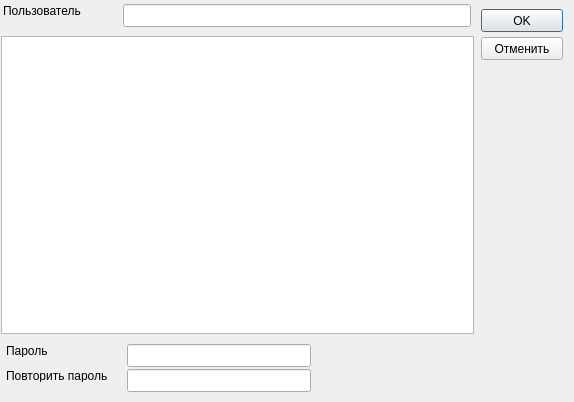
<?xml version="1.0" encoding="UTF-8"?><ui version="4.0"><class>Ch_password_right_newDialog</class>
<widget class="QDialog">
<property name="geometry">
    <rect>
     <x>0</x>
     <y>0</y>
     <width>574</width>
     <height>402</height>
    </rect>
   </property>
<property name="windowTitle"><string>Ввод пароля</string></property>
<widget class="QListWidget" name="lstb_Filtr">
<property name="geometry">
    <rect>
     <x>1</x>
     <y>36</y>
     <width>473</width>
     <height>298</height>
    </rect>
   </property>
</widget>
<widget class="QPushButton" name="push_Ok">
<property name="geometry">
    <rect>
     <x>481</x>
     <y>9</y>
     <width>82</width>
     <height>23</height>
    </rect>
   </property>
<property name="text"><string>OK</string></property>
</widget>
<widget class="QPushButton" name="push_Cancel">
<property name="geometry">
    <rect>
     <x>481</x>
     <y>37</y>
     <width>82</width>
     <height>23</height>
    </rect>
   </property>
<property name="text"><string>Отменить</string></property>
</widget>
<widget class="QLabel" name="label_Static1">
<property name="geometry">
    <rect>
     <x>3</x>
     <y>4</y>
     <width>82</width>
     <height>13</height>
    </rect>
   </property>
<property name="text"><string>Пользователь</string></property>
</widget>
<widget class="QLineEdit" name="edit_User">
<property name="geometry">
    <rect>
     <x>123</x>
     <y>4</y>
     <width>348</width>
     <height>23</height>
    </rect>
   </property>
</widget>
<widget class="QLabel" name="label_Static2">
<property name="geometry">
    <rect>
     <x>6</x>
     <y>344</y>
     <width>42</width>
     <height>13</height>
    </rect>
   </property>
<property name="text"><string>Пароль</string></property>
</widget>
<widget class="QLabel" name="label_Static3">
<property name="geometry">
    <rect>
     <x>6</x>
     <y>369</y>
     <width>103</width>
     <height>13</height>
    </rect>
   </property>
<property name="text"><string>Повторить пароль</string></property>
</widget>
<widget class="QLineEdit" name="edit_Password">
<property name="geometry">
    <rect>
     <x>127</x>
     <y>344</y>
     <width>184</width>
     <height>23</height>
    </rect>
   </property>
</widget>
<widget class="QLineEdit" name="edit_Password2">
<property name="geometry">
    <rect>
     <x>127</x>
     <y>369</y>
     <width>184</width>
     <height>23</height>
    </rect>
   </property>
</widget>
</widget>
<buttongroups>
</buttongroups>
</ui>
